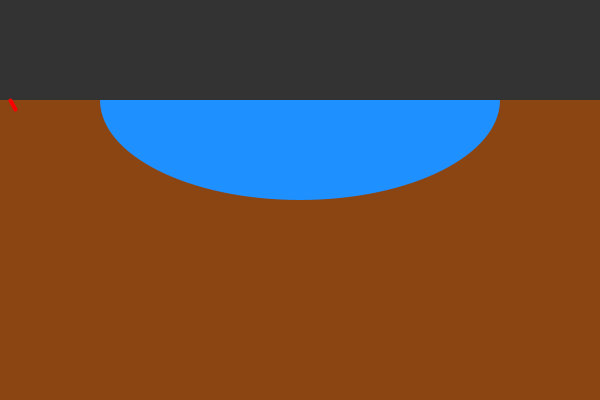
Frame 1 (no input)
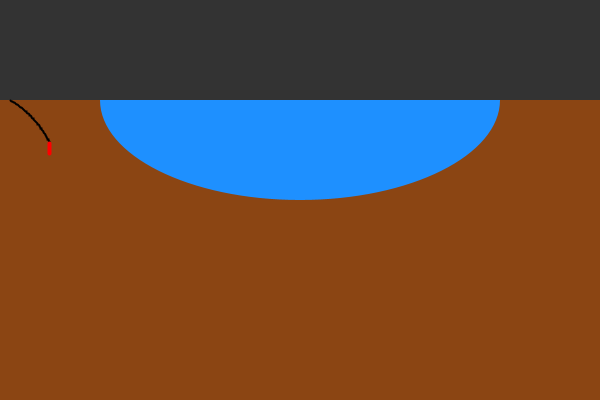
Frame 60 (the mouse pressed at the canvas centre just before this capture)
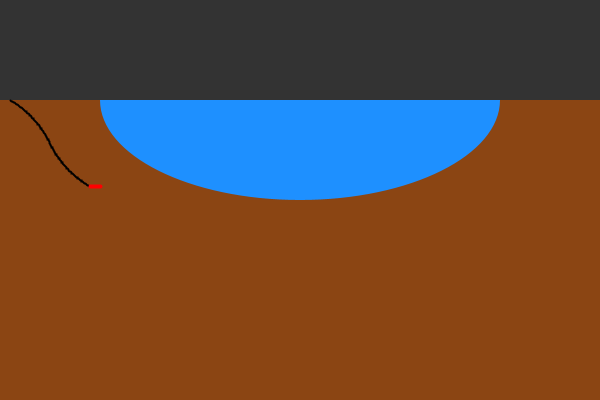
Frame 120 (the mouse held since frame 60 and released just before this capture)

The Processing sketch that drew these frames (run headless with seeded random() and noise(); from frame 60 on, the mouse is pressed at the canvas centre):

// Processing sketch: Horizontal_Directional_Drilling
// ── Horizontal_Directional_Drilling.pde
// Coding Train
// Coding Challenge 172 - Horizontal Directional Drilling
// https://www.youtube.com/watch?v=FfCBNL6lWK0&list=PLRqwX-V7Uu6ZiZxtDDRCi6uhfTH4FilpH&index=231

// JavaScript conversion

PVector pos;
PVector dir;
int bias = 1;
ArrayList<PVector> path;

void setup(){
  size(600, 400);
  pos = new PVector(10, 100);
  dir = PVector.fromAngle(PI/6);
  path = new ArrayList<PVector>();
}

void mousePressed(){
  bias *= -1;
}

void drill(){
  float angle = 0.01;
  dir.rotate(angle * bias);
  path.add(pos.copy());
  pos.add(dir);
}

void draw(){
  drill();

  background(51);
  noStroke();
  rectMode(CORNER);
  
  fill(139, 69, 19);
  rect(0, 100, width, height - 100);
  
  fill(30, 144, 255);
  arc(width / 2, 100, 400, 200, 0, PI);
  
  beginShape();
    noFill();
    stroke(0);
    strokeWeight(2);
    for (PVector p : path){
      vertex(p.x, p.y);
    }
  endShape();
  
  stroke(255, 0, 0);
  strokeWeight(4);
  pushMatrix();
    translate(pos.x, pos.y);
    rotate(dir.heading() + PI/6 * bias);
    line(0, 0, 10, 0);
  popMatrix();
}
